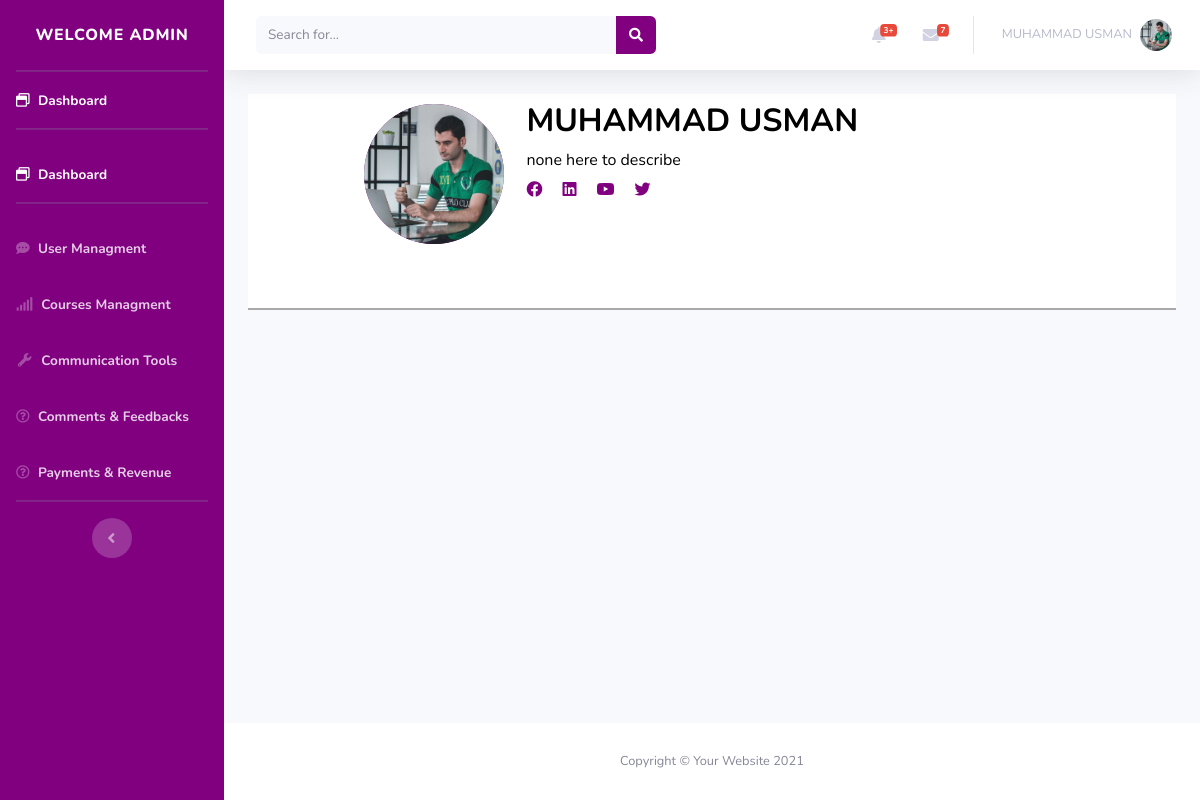
/admin/instructor_info.php (signed in), run on the app's committed database.
### tables this page shows
CREATE TABLE `instructor` (
  `instructor_id` int(11) NOT NULL,
  `fname` varchar(30) NOT NULL,
  `lname` varchar(30) NOT NULL,
  `headline` varchar(40) NOT NULL,
  `number` varchar(225) NOT NULL,
  `instructor_img` varchar(225) NOT NULL,
  `website` varchar(225) NOT NULL,
  `twitter` varchar(225) NOT NULL,
  `facebook` varchar(225) NOT NULL,
  `linkdin` varchar(225) NOT NULL,
  `youtube` varchar(225) NOT NULL,
  `biography` longtext NOT NULL,
  `MoreInfo` varchar(400) NOT NULL,
  `teachings` varchar(400) NOT NULL,
  `registration_id` int(11) NOT NULL
);

### back.php (called while the page is built, shortened)
<?php
class backend{
    private $server = "localhost";
    private $username = "root";
    private $psw = "";
    private $database = "project";
    private $mysql;
    private $conn = false;
    public function __construct(){
        if(!$this->conn){
            $this->mysql = new mysqli($this->server, $this->username,$this->psw,$this->database);
            $this->conn = true;
        }
        else{
           return true;
        }
    }
      function fetching($table, $rows="*", $join = null, $where = null){
        $select = "SELECT $rows FROM $table";
        if(!is_null($where)){
            $select .= " WHERE $where";
        }
        $RunSelect = $this->mysql->query($select);
        if($RunSelect){
            $FetchData = $RunSelect->fetch_all(MYSQLI_ASSOC);
            if($FetchData){
                if($FetchData !== null){
                    return $FetchData;
                }
            }
        }else{
            echo "Error Occur in Query".$this->mysql->error;
            return array();
        }
      }
    }
?>

### admin/instructor_info.php (the view, shortened to what this page needs)
<!-- <?php
  include("../back.php");
  ?> -->
  <!DOCTYPE html>
  <html lang="en">
  <head>
      <link href="https://cdn.jsdelivr.net/npm/bootstrap@5.0.2/dist/css/bootstrap.min.css" rel="stylesheet">
      <link href="vendor/fontawesome-free/css/all.min.css" rel="stylesheet" type="text/css">
      <link href="css/sb-admin-2.min.css" rel="stylesheet">
      <link href="css/instructor_info.css" rel="stylesheet">
  </head>
  <body id="page-top">
      <div id="wrapper">
          <ul class="navbar-nav sidebar sidebar-dark accordion" style="background-color: purple;" id="accordionSidebar">
              <a class="sidebar-brand d-flex align-items-center justify-content-center" href="index.html">
                  <div class="sidebar-brand-text mx-3">Welcome Admin</div>
              </a>
              <hr class="sidebar-divider my-0">
              <li class="nav-item fw-bold active">
                  <a class="nav-link" href="index.php">
                      <i class="far fa-window-restore"></i>
                      <span>Dashboard</span></a>
              </li>
              <hr class="sidebar-divider">
            <li class="nav-item fw-bold active">
                <a class="nav-link" href="index.php">
                    <i class="far fa-window-restore"></i>
                    <span>Dashboard</span></a>
            </li>
            <hr class="sidebar-divider">
            <li class="nav-item fw-bold">
                <a class="nav-link collapsed"  href="http://localhost/PHP-OOP/PROJECT/admin/user_management.php">
                    <i class="fas fa-comment-dots"></i>
                    <span>User Managment</span>
                </a>
            </li>
            <li class="nav-item fw-bold">
                <a class="nav-link collapsed" href="http://localhost/PHP-OOP/PROJECT/admin/course_management.php">
                    <i class="fas fa-signal"></i>
                    <span>Courses Managment</span>
                </a>
            </li>
            <li class="nav-item fw-bold">
                <a class="nav-link" href="http://localhost/PHP-OOP/PROJECT/admin/communication_tools.php">
                    <i class="fas fa-fw fa-wrench"></i>
                    <span>Communication Tools</span></a>
            </li>
            <li class="nav-item fw-bold">
                <a class="nav-link" href="http://localhost/PHP-OOP/PROJECT/admin/comments_feedbacks.php">
                    <i class="far fa-question-circle"></i>
                    <span>Comments & Feedbacks</span></a>
            </li>
            <li class="nav-item fw-bold">
                <a class="nav-link" href="http://localhost/PHP-OOP/PROJECT/admin/payments.php">
                    <i class="far fa-question-circle"></i>
                    <span>Payments & Revenue</span></a>
            </li>
              <hr class="sidebar-divider d-none d-md-block">
              <div class="text-center d-none d-md-inline">
                  <button class="rounded-circle border-0" id="sidebarToggle"></button>
              </div>
          </ul>
          <div id="content-wrapper" class="d-flex flex-column">
              <div id="content">
                  <nav class="navbar navbar-expand navbar-light bg-white topbar mb-4 static-top shadow">
                      <form
                          class="d-none d-sm-inline-block form-inline mr-auto ml-md-3 my-2 my-md-0 mw-100 navbar-search">
                          <div class="input-group">
                              <input type="text" class="form-control bg-light border-0 small" placeholder="Search for..."
                                  aria-label="Search" aria-describedby="basic-addon2">
                              <div class="input-group-append">
                                  <button class="btn" style="background-color: purple;" type="button">
                                      <i class="fas fa-search fa-sm" style="color: white;"></i>
                                  </button>
                              </div>
                          </div>
                      </form>
                      <ul class="navbar-nav ml-auto">
                          <li class="nav-item dropdown no-arrow mx-1">
                              <a class="nav-link dropdown-toggle" href="#" id="alertsDropdown" role="button"
                                  data-toggle="dropdown" aria-haspopup="true" aria-expanded="false">
                                  <i class="fas fa-bell fa-fw"></i>
                                  <span class="badge badge-danger badge-counter">3+</span>
                              </a>
                          </li>
                          <li class="nav-item dropdown no-arrow mx-1">
                              <a class="nav-link dropdown-toggle" href="#" id="messagesDropdown" role="button"
                                  data-toggle="dropdown" aria-haspopup="true" aria-expanded="false">
                                  <i class="fas fa-envelope fa-fw"></i>
                                  <span class="badge badge-danger badge-counter">7</span>
                              </a>
                          </li>
                          <li class="nav-item dropdown no-arrow">
                          <?php
                        $Admin_ID = $_SESSION['id'];
                    $AdminObject = new backend();
                    $Admindata = $AdminObject->fetching("instructor","*",null,"registration_id = $Admin_ID");
                    if($Admindata){
                        foreach($Admindata as $allAdminData){
                            $fname = $allAdminData['fname'];
                            $lname = $allAdminData['lname'];
                            $fullName2 = $fname . " " . $lname;
                            $instructor_img = $allAdminData['instructor_img'];
                            ?>
                             <a class="nav-link dropdown-toggle" href="#" id="userDropdown" role="button"
                                data-toggle="dropdown" aria-haspopup="true" aria-expanded="false">
                                <span class="mr-2 d-none d-lg-inline text-gray-500 small"><?= $fullName2 ?></span>
                                <img class="img-profile rounded-circle" src="../<?=$instructor_img?>">
                            </a>
                        <?php
                    }
                    }?>
                          </li>
                      </ul>
                  </nav>
                  <div class="container-fluid">
  <?php
  $InstructorObj = new backend();
  $Instructor =  $InstructorObj->fetching("instructor","*",null,null);
  if(!empty($Instructor)){
      foreach($Instructor as $InsData){
        $fname = $InsData['fname'];
        $lname = $InsData['lname'];
        $twitter = $InsData['twitter'];
        $facebook = $InsData['facebook'];
        $linkedin = $InsData['linkdin'];
        $youtube = $InsData['youtube'];
        $biography = $InsData['biography'];
        $instructor_img = $InsData['instructor_img'];
        $Name = $fname." ".$lname;
?>
                      <div class=" main_container">
                        <div class="main_container_first">
                            <div class="container_first_img">
                                <img src="../<?= $instructor_img?>" class="first_main_img" alt="">
                            </div>
                        </div>
                        <div class="main_container_second">
                            <h2><strong><?= $Name?></strong></h2>
                            <P><?=$biography ?></P>
                            <div class="container_second_content">
                            <a href="<?=$facebook?>"><i class="fab fa-facebook"></i></a>
                            <a href="<?=$linkedin?>"><i class="fab fa-linkedin"></i></a>
                            <a href="<?=$youtube?>"><i class="fab fa-youtube"></i></a>
                            <a href="<?=$twitter?>"><i class="fab fa-twitter"></i></a>
                            </div>
                        </div>
                      </div>
<?php
      }
    }else{
    echo  null;
    }
  ?>
                  </div>
              </div>
              <footer class="sticky-footer bg-white">
                  <div class="container my-auto">
                      <div class="copyright text-center my-auto">
                          <span>Copyright &copy; Your Website 2021</span>
                      </div>
                  </div>
              </footer>
          </div>
      </div>
  </body>
  </html>

### admin/css/instructor_info.css (style rules this page uses)
* { margin: 0; padding: 0; box-sizing: border-box; }
.main_container { display: flex; height: 27vh; overflow: hidden; justify-content: center; align-items: center; flex-direction: row; background-color: white; border-bottom: 2px solid darkgray; }
.main_container_first { width: 20%; height: 100%; overflow: hidden; }
.container_first_img { background-color: purple; height: 140px; width: 140px; border-radius: 50%; margin: auto; margin-top: 10px; overflow: hidden !important; }
.first_main_img { height: 100% !important; width: 100% !important; overflow: hidden !important; }
.main_container_second { width: 60%; height: 100%; padding: 8px 0px 20px 0px; color: black; }
.main_container_second > p { margin-bottom: 5px; }
.container_second_content { height: 25px; width: 40%; margin-top: 0px; display: flex; justify-content: start; align-items: center; flex-direction: row; gap: 20px; }
.container_second_content > a > i { color: purple; }

### data on the page
instructor: fullName2 "MUHAMMAD USMAN", instructor_img (picture), Name "MUHAMMAD USMAN", biography "none here to describe"
